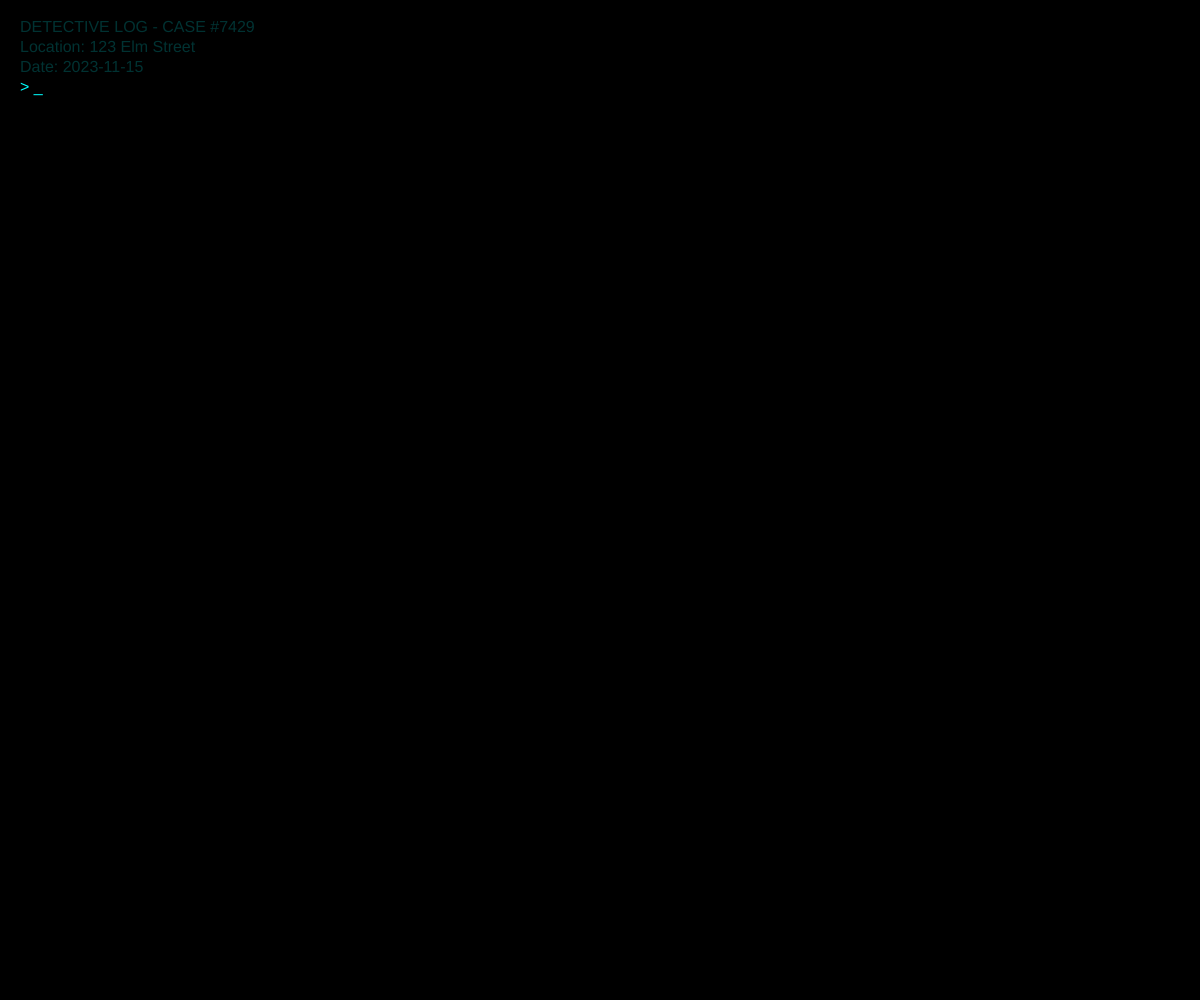
Frame 1 (no input)
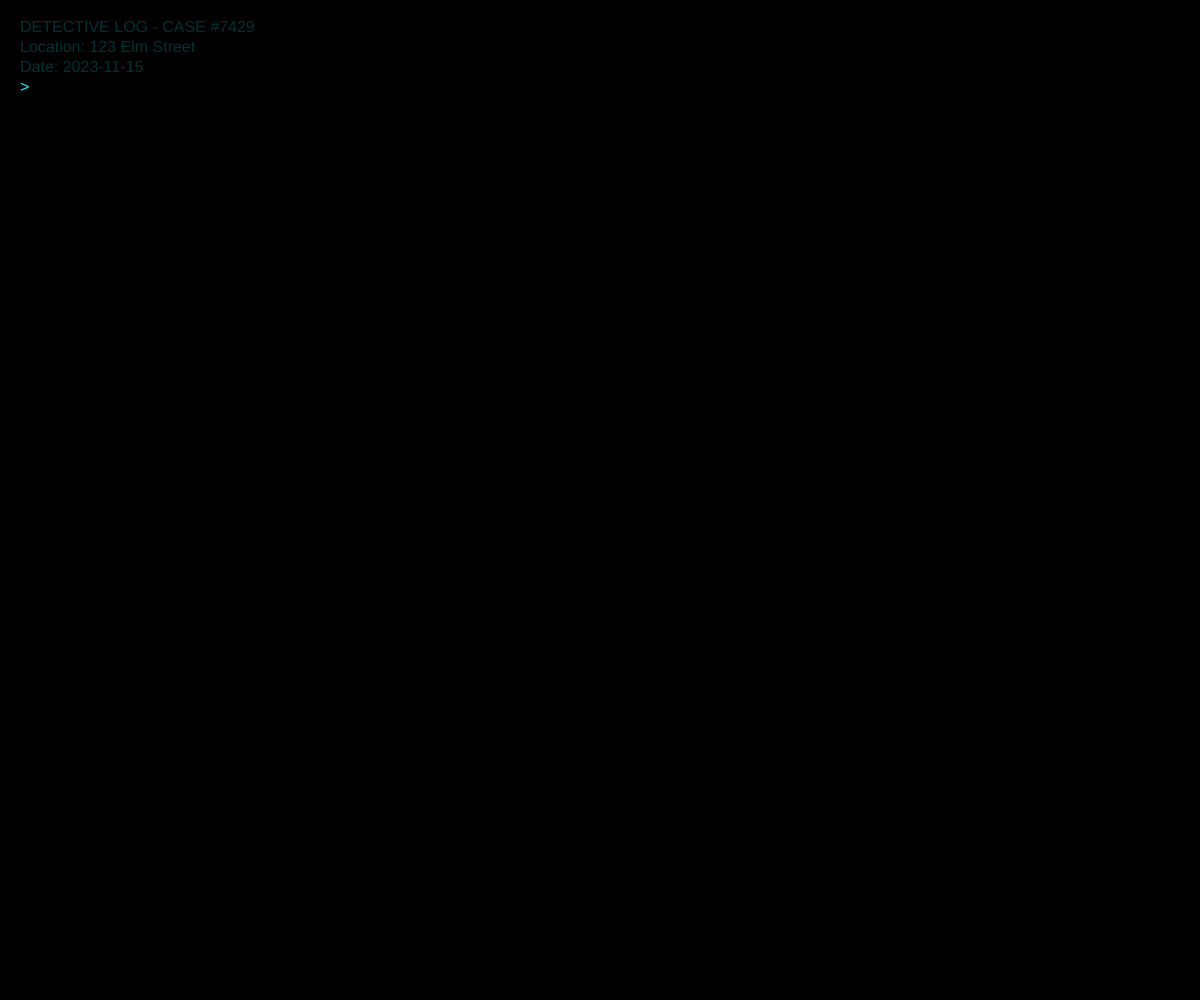
Frame 60 (no input)
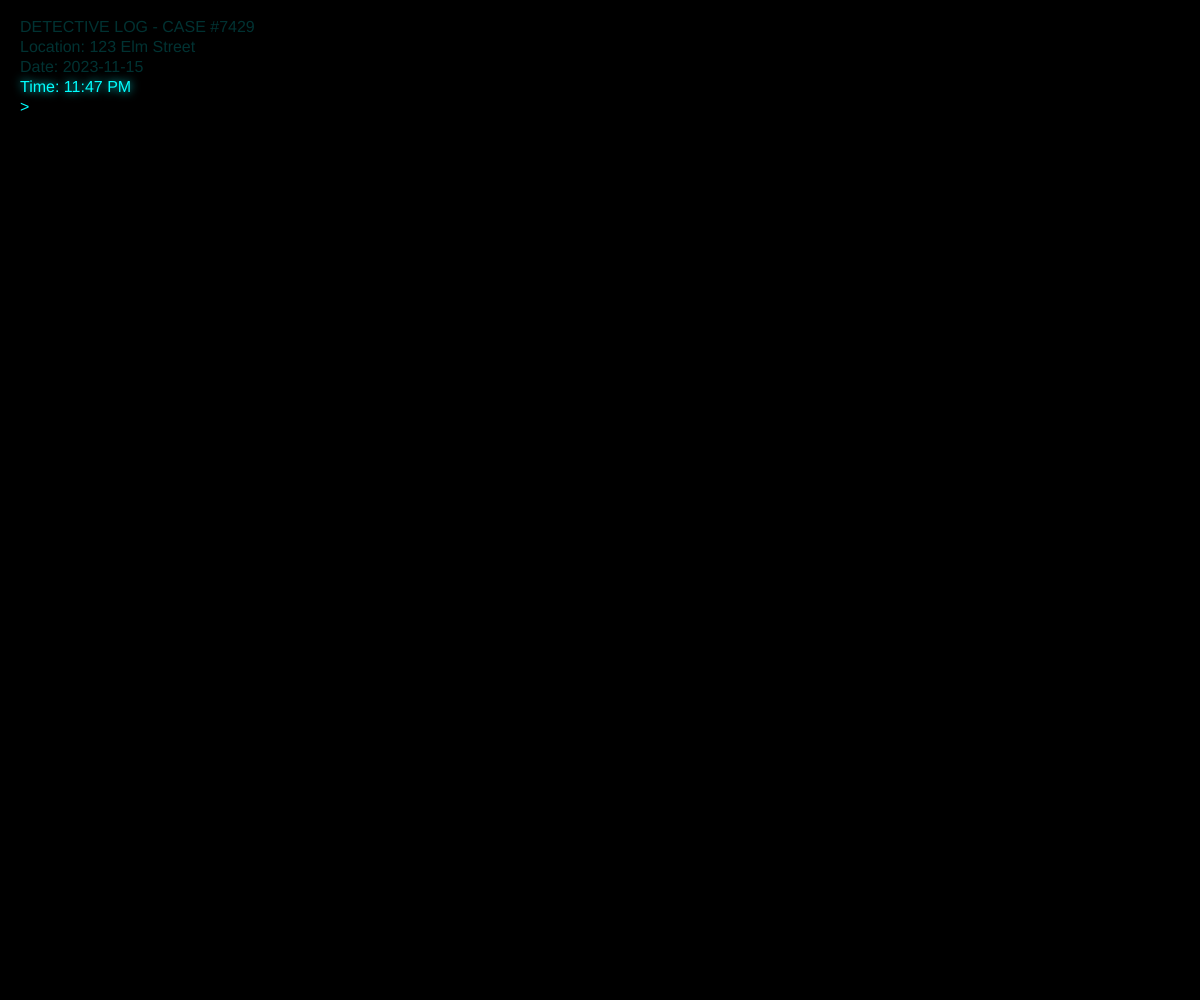
Frame 120 (the mouse pressed at the canvas centre since frame 60)

The p5.js sketch that drew these frames (run headless with seeded random() and noise() and a simulated clock; from frame 60 on, the mouse is pressed at the canvas centre):

// p5.js sketch
// ── sketch.js
let terminalText = [];
let currentLine = 0;
let glitchActive = false;
let glitchTime = 0;
let commandHistory = [];
let inputBuffer = '';
let cursorVisible = true;
let cursorTimer = 0;

const storyLines = [
  "DETECTIVE LOG - CASE #7429",
  "Location: 123 Elm Street",
  "Date: 2023-11-15",
  "Time: 11:47 PM",
  "",
  "Victim: Margaret Thornfield",
  "Cause of Death: Poisoning",
  "Evidence: Broken teacup, white powder residue",
  "",
  "Initial Interview - Suspect: Robert Thornfield",
  "Statement: 'I was in the kitchen with my wife.'",
  "Alibi verified. No fingerprints found on teacup.",
  "",
  "SEARCHING FOR CLUES...",
  "",
  "[SYSTEM SCAN] Analyzing evidence...",
  "[ANALYZER] White powder identified as arsenic.",
  "[LOG] Victim's final words: 'The key is in the safe.'",
  "[LOG] Safe combination: 19-84-27",
  "",
  "PROCEEDING TO SAFE LOCATION...",
  "",
  "[SYSTEM ERROR] Access denied.",
  "[SYSTEM ERROR] Security override required.",
  "[SYSTEM ERROR] Unauthorized access detected.",
  "",
  "GLITCH DETECTED - SYSTEM MALFUNCTION",
  "WARNING: CRITICAL DATA INTEGRITY COMPROMISED",
  "CRITICAL FAILURE: TERMINAL CORE CORRUPTED",
  "REBOOTING SYSTEM...",
  "SYSTEM REBOOT COMPLETE",
  "[LOG] New evidence found: Hidden journal entry.",
  "[ENTRY] 'The poison was in the tea bag. I didn't know she'd drink it.'",
  "",
  "CASE SOLVED - SUSPECT IDENTIFIED"
];

function setup() {
  createCanvas(windowWidth, windowHeight);
  textAlign(LEFT, TOP);
  textSize(16);
  fill(0, 255, 255);
  noStroke();
  
  // Initialize terminal text
  for (let i = 0; i < storyLines.length; i++) {
    terminalText.push({
      text: storyLines[i],
      glow: 0,
      y: i * 20
    });
  }
  
  // Start with first few lines visible
  currentLine = 3;
}

function draw() {
  background(0);
  
  // Draw terminal effect
  if (glitchActive) {
    drawGlitch();
  } else {
    drawTerminal();
  }
  
  // Update cursor
  cursorTimer++;
  if (cursorTimer > 30) {
    cursorVisible = !cursorVisible;
    cursorTimer = 0;
  }
}

function drawTerminal() {
  // Draw text lines
  for (let i = 0; i < min(currentLine, terminalText.length); i++) {
    const line = terminalText[i];
    fill(0, 255, 255, map(line.glow, 0, 1, 50, 255));
    
    // Draw with glow effect
    if (line.glow > 0) {
      drawingContext.shadowBlur = 10;
      drawingContext.shadowColor = color(0, 255, 255);
    }
    
    text(line.text, 20, 20 + line.y);
    
    // Reset shadow
    drawingContext.shadowBlur = 0;
  }
  
  // Draw command input
  fill(0, 255, 255);
  text("> " + inputBuffer + (cursorVisible ? "_" : ""), 20, 20 + terminalText[currentLine - 1].y + 20);
}

function drawGlitch() {
  // Draw glitch effect
  glitchTime++;
  
  // Create tearing effect
  for (let y = 0; y < height; y += 5) {
    const offset = sin(frameCount * 0.1 + y * 0.02) * 10;
    const width = map(sin(y * 0.01), -1, 1, 0.8, 1.2);
    
    // Draw glitch lines
    fill(0, 255, 255, 100);
    rect(0, y, width * windowWidth + offset, 2);
  }
  
  // Draw corrupted text
  for (let i = 0; i < min(currentLine, terminalText.length); i++) {
    const line = terminalText[i];
    const glitchOffset = sin(frameCount * 0.1 + i) * 5;
    
    fill(0, 255, 255, map(line.glow, 0, 1, 50, 255));
    
    if (line.glow > 0) {
      drawingContext.shadowBlur = 10;
      drawingContext.shadowColor = color(0, 255, 255);
    }
    
    text(line.text, 20 + glitchOffset, 20 + line.y);
    drawingContext.shadowBlur = 0;
  }
}

function windowResized() {
  resizeCanvas(windowWidth, windowHeight);
}

function mousePressed() {
  if (currentLine < terminalText.length) {
    currentLine++;
    
    // Add glow effect to new lines
    if (currentLine <= terminalText.length) {
      terminalText[currentLine - 1].glow = 1;
    }
    
    // Check for glitch condition
    if (terminalText[currentLine - 1].text.includes("GLITCH DETECTED")) {
      glitchActive = true;
      glitchTime = 0;
    }
    
    // Add to command history
    if (inputBuffer.length > 0) {
      commandHistory.push(inputBuffer);
      inputBuffer = '';
    }
  } else {
    // If we've reached the end, start over
    currentLine = 0;
    glitchActive = false;
    for (let i = 0; i < terminalText.length; i++) {
      terminalText[i].glow = 0;
    }
  }
}

function keyPressed() {
  if (key === 'Enter') {
    // Process command
    if (inputBuffer.length > 0) {
      commandHistory.push(inputBuffer);
      inputBuffer = '';
    }
    
    // Move to next line
    if (currentLine < terminalText.length) {
      currentLine++;
      if (currentLine <= terminalText.length) {
        terminalText[currentLine - 1].glow = 1;
      }
      
      // Check for glitch condition
      if (terminalText[currentLine - 1].text.includes("GLITCH DETECTED")) {
        glitchActive = true;
        glitchTime = 0;
      }
    }
  } else if (key === 'Backspace') {
    inputBuffer = inputBuffer.slice(0, -1);
  } else if (key.length === 1) {
    inputBuffer += key;
  }
}
